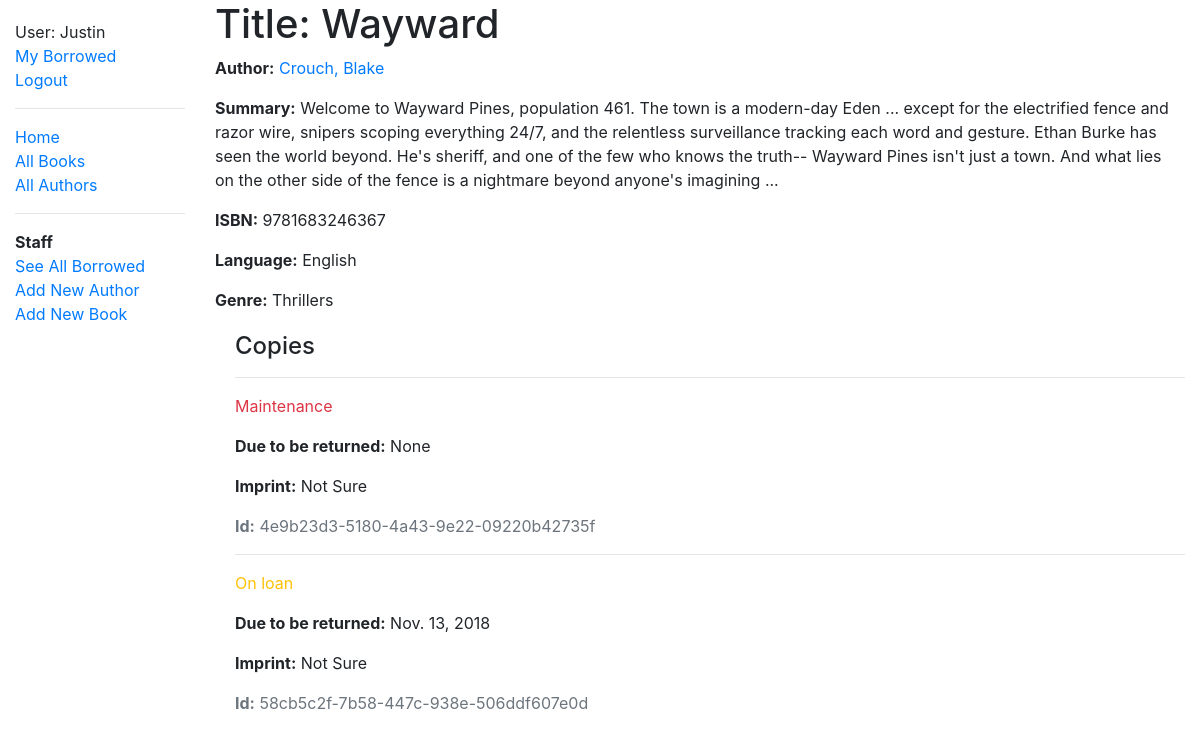
The app's page /catalog/book/3 (signed in), older data.
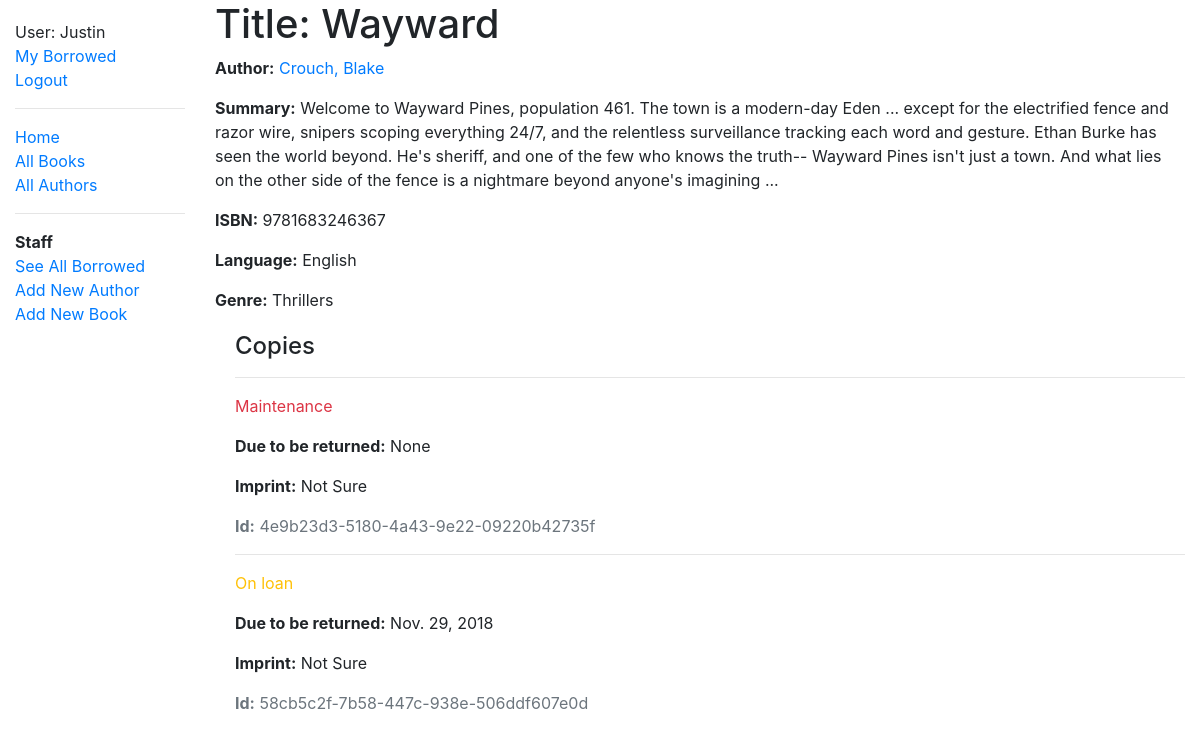
The same page, newer data.
### catalog/models.py (models this page shows, shortened)
class BookInstance(models.Model):
	id = models.UUIDField(primary_key=True, default = uuid.uuid4, help_text='Unique ID for this particular book across whole library')
	book = models.ForeignKey('Book', on_delete=models.SET_NULL, null=True)
	imprint = models.CharField(max_length=200)
	due_back = models.DateField(null=True, blank=True)
	LOAN_STATUS = (
		('m', 'Maintenance'),
		('o', 'On loan'),
		('a', 'Available'),
		('r', 'Reserved'),
	)
	status = models.CharField(
		max_length=1,
		choices=LOAN_STATUS,
		blank=True,
		default='m',
		help_text='Book availability',
	)
	borrower = models.ForeignKey(User, on_delete=models.SET_NULL, null=True, blank=True)
	class Meta:
		ordering = ['due_back']
		permissions = (("can_mark_returned", "Set book as returned"),)

### catalog/views.py (the view)
# urls.py: path('book/<int:pk>', views.BookDetailView.as_view(), name='book-detail'),
class BookDetailView(LoginRequiredMixin,generic.DetailView):
    model = Book

### catalog/models.py (called while the page is built)
	def __str__(self):
		return self.name

	def __str__(self):
		return self.name

	def __str__(self):
		return f'{self.last_name}, {self.first_name}'

### catalog/templates/catalog/book_detail.html
{% extends "base_generic.html" %}
{% block content %}
  <h1>Title: {{ book.title }}</h1>
  <p><strong>Author:</strong> <a href="">{{ book.author }}</a></p>
  <p><strong>Summary:</strong> {{ book.summary }}</p>
  <p><strong>ISBN:</strong> {{ book.isbn }}</p>
  <p><strong>Language:</strong> {{ book.language }}</p>
  <p><strong>Genre:</strong> {% for genre in book.genre.all %} {{ genre }}{% if not forloop.last %}, {% endif %}{% endfor %}</p>
  <div style="margin-left:20px;margin-top:20px">
    <h4>Copies</h4>
    {% for copy in book.bookinstance_set.all %}
      <hr>
      <p class="{% if copy.status == 'a' %}text-success{% elif copy.status == 'm' %}text-danger{% else %}text-warning{% endif %}">{{ copy.get_status_display }}</p>
      {% if copy.status != 'a' %}
        <p><strong>Due to be returned:</strong> {{copy.due_back}}</p>
      {% endif %}
      <p><strong>Imprint:</strong> {{copy.imprint}}</p>
      <p class="text-muted"><strong>Id:</strong> {{copy.id}}</p>
    {% endfor %}
  </div>
{% endblock %}

Row changes from the older to the newer data that the page shows:
changed BookInstance "On loan": due_back "Nov. 13, 2018" → "Nov. 29, 2018"
